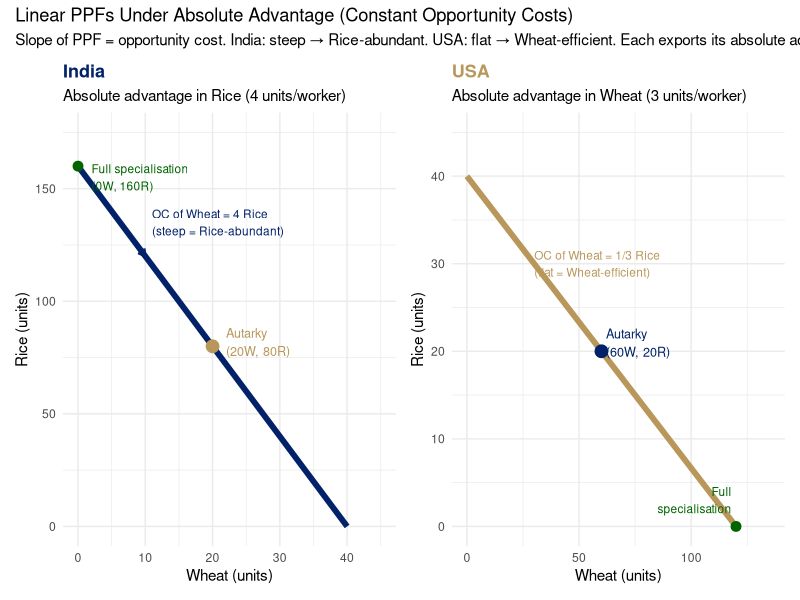
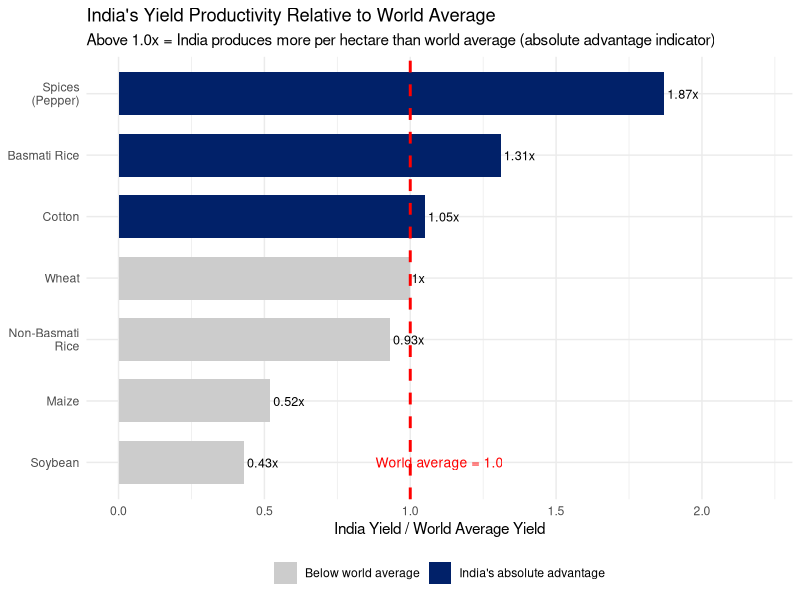

Recreate these plots in R, in order.
## ---- chunk 1
#| label: setup
#| include: false
library(ggplot2)
library(dplyr)
library(patchwork)
options(scipen=999)
theme_set(theme_minimal(base_size=11))
knitr::opts_chunk$set(echo = knitr::is_html_output())
## ---- chunk 2
#| label: fig-linear-ppf
#| fig-cap: "Linear PPFs: India and USA — Absolute Advantage (constant opportunity costs)\nSource: Author's illustration."
#| fig-width: 9
#| fig-height: 5

# India: L = 40 worker-days. Rice max = 40×4 = 160; Wheat max = 40×1 = 40
# PPF: R = 160 - 4W  (OC of 1 Wheat = 4 Rice → steep slope)
# USA: L = 40 worker-days. Rice max = 40×1 = 40; Wheat max = 40×3 = 120
# PPF: R = 40 - (1/3)W  (OC of 1 Wheat = 1/3 Rice → flat slope)

wheat_india <- seq(0, 40, by = 0.5)
rice_india  <- 160 - 4 * wheat_india

wheat_usa <- seq(0, 120, by = 0.5)
rice_usa  <- 40 - (1/3) * wheat_usa

p1 <- ggplot() +
  geom_line(data = data.frame(w = wheat_india, r = rice_india),
            aes(x = w, y = r), color = "#012169", linewidth = 2) +
  geom_point(aes(x = 20, y = 80), color = "#B9975B", size = 4) +
  annotate("text", x = 22, y = 82,
           label = "Autarky\n(20W, 80R)", size = 3.2, hjust = 0, color = "#B9975B") +
  geom_point(aes(x = 0, y = 160), color = "darkgreen", size = 3) +
  annotate("text", x = 2, y = 155,
           label = "Full specialisation\n(0W, 160R)", size = 3, hjust = 0, color = "darkgreen") +
  annotate("segment", x = 5, y = 140, xend = 10, yend = 120,
           arrow = arrow(length = unit(0.2, "cm")),
           color = "#012169", linewidth = 0.8) +
  annotate("text", x = 11, y = 135,
           label = "OC of Wheat = 4 Rice\n(steep = Rice-abundant)",
           size = 3, hjust = 0, color = "#012169") +
  labs(title    = "India",
       subtitle = "Absolute advantage in Rice (4 units/worker)",
       x = "Wheat (units)", y = "Rice (units)") +
  scale_x_continuous(limits = c(0, 45)) +
  scale_y_continuous(limits = c(0, 175)) +
  theme_minimal(base_size = 11) +
  theme(plot.title = element_text(color = "#012169", face = "bold", size = 13))

p2 <- ggplot() +
  geom_line(data = data.frame(w = wheat_usa, r = rice_usa),
            aes(x = w, y = r), color = "#B9975B", linewidth = 2) +
  geom_point(aes(x = 60, y = 20), color = "#012169", size = 4) +
  annotate("text", x = 62, y = 21,
           label = "Autarky\n(60W, 20R)", size = 3.2, hjust = 0, color = "#012169") +
  geom_point(aes(x = 120, y = 0), color = "darkgreen", size = 3) +
  annotate("text", x = 118, y = 3,
           label = "Full\nspecialisation", size = 3, hjust = 1, color = "darkgreen") +
  annotate("text", x = 30, y = 30,
           label = "OC of Wheat = 1/3 Rice\n(flat = Wheat-efficient)",
           size = 3, hjust = 0, color = "#B9975B") +
  labs(title    = "USA",
       subtitle = "Absolute advantage in Wheat (3 units/worker)",
       x = "Wheat (units)", y = "Rice (units)") +
  scale_x_continuous(limits = c(0, 135)) +
  scale_y_continuous(limits = c(0, 45)) +
  theme_minimal(base_size = 11) +
  theme(plot.title = element_text(color = "#B9975B", face = "bold", size = 13))

p1 + p2 + plot_annotation(
  title    = "Linear PPFs Under Absolute Advantage (Constant Opportunity Costs)",
  subtitle = "Slope of PPF = opportunity cost. India: steep → Rice-abundant. USA: flat → Wheat-efficient. Each exports its absolute advantage good."
)
## ---- chunk 3
#| label: fig-specialisation-gains
#| fig-cap: "India's Yield Productivity Relative to World Average — Absolute Advantage Indicators\nSource: FAO, FAOSTAT (2023)."
#| fig-width: 8
#| fig-height: 4.5

labour_prod <- data.frame(
  commodity   = c("Basmati Rice", "Non-Basmati\nRice", "Cotton", "Spices\n(Pepper)",
                  "Wheat", "Soybean", "Maize"),
  india_yield = c(3.8, 4.1, 2.1, 2.8, 3.5, 1.2, 3.0),
  world_yield = c(2.9, 4.4, 2.0, 1.5, 3.5, 2.8, 5.8),
  india_adv   = c(TRUE, FALSE, TRUE, TRUE, FALSE, FALSE, FALSE)
)

labour_prod <- labour_prod |>
  arrange(india_yield / world_yield) |>
  mutate(
    commodity = factor(commodity, levels = commodity),
    ratio     = round(india_yield / world_yield, 2)
  )

ggplot(labour_prod, aes(x = commodity, y = ratio, fill = india_adv)) +
  geom_col(width = 0.7) +
  geom_hline(yintercept = 1, linetype = "dashed", color = "red", linewidth = 1) +
  geom_text(aes(label = paste0(ratio, "x")), hjust = -0.1, size = 3.2) +
  annotate("text", x = 1, y = 1.1,
           label = "World average = 1.0", color = "red", size = 3.5) +
  scale_fill_manual(
    values = c("TRUE" = "#012169", "FALSE" = "#cccccc"),
    labels = c("TRUE" = "India's absolute advantage", "FALSE" = "Below world average")
  ) +
  coord_flip() +
  labs(
    title    = "India's Yield Productivity Relative to World Average",
    subtitle = "Above 1.0x = India produces more per hectare than world average (absolute advantage indicator)",
    x = NULL, y = "India Yield / World Average Yield", fill = NULL
  ) +
  scale_y_continuous(limits = c(0, 2.2)) +
  theme_minimal(base_size = 11) +
  theme(legend.position = "bottom")
